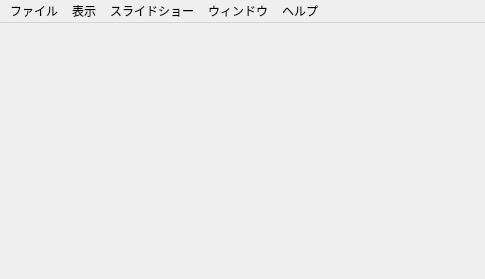
<?xml version="1.0" encoding="UTF-8"?>
<ui version="4.0">
 <class>MainWindow</class>
 <widget class="QMainWindow" name="MainWindow">
  <property name="geometry">
   <rect>
    <x>0</x>
    <y>0</y>
    <width>485</width>
    <height>279</height>
   </rect>
  </property>
  <property name="windowTitle">
   <string>MainWindow</string>
  </property>
  <widget class="QWidget" name="centralWidget">
   <property name="sizePolicy">
    <sizepolicy hsizetype="Expanding" vsizetype="Expanding">
     <horstretch>0</horstretch>
     <verstretch>0</verstretch>
    </sizepolicy>
   </property>
   <layout class="QGridLayout" name="gridLayout_2">
    <property name="leftMargin">
     <number>0</number>
    </property>
    <property name="topMargin">
     <number>0</number>
    </property>
    <property name="rightMargin">
     <number>0</number>
    </property>
    <property name="bottomMargin">
     <number>0</number>
    </property>
   </layout>
  </widget>
  <widget class="QMenuBar" name="menuBar">
   <property name="geometry">
    <rect>
     <x>0</x>
     <y>0</y>
     <width>485</width>
     <height>22</height>
    </rect>
   </property>
   <widget class="QMenu" name="menu_File">
    <property name="title">
     <string>ファイル</string>
    </property>
    <addaction name="menu_File_Open"/>
    <addaction name="menu_File_FolderOpen"/>
    <addaction name="separator"/>
    <addaction name="menu_File_Settings"/>
   </widget>
   <widget class="QMenu" name="menu_View">
    <property name="title">
     <string>表示</string>
    </property>
    <addaction name="menu_View_FullSize"/>
    <addaction name="menu_View_FitWindow"/>
    <addaction name="menu_View_FitImage"/>
    <addaction name="menu_View_SetScale"/>
    <addaction name="separator"/>
    <addaction name="menu_View_FullScreen"/>
    <addaction name="separator"/>
    <addaction name="menu_View_Filter"/>
   </widget>
   <widget class="QMenu" name="menu_Help">
    <property name="title">
     <string>ヘルプ</string>
    </property>
    <addaction name="menu_Help_Version"/>
   </widget>
   <widget class="QMenu" name="menu_Slideshow">
    <property name="title">
     <string>スライドショー</string>
    </property>
    <addaction name="menu_Slideshow_Slideshow"/>
   </widget>
   <widget class="QMenu" name="menu_Window">
    <property name="title">
     <string>ウィンドウ</string>
    </property>
    <addaction name="menu_Window_Hide"/>
    <addaction name="separator"/>
    <addaction name="menu_Window_PlayList"/>
    <addaction name="menu_Window_Histgram"/>
    <addaction name="menu_Window_ToneCurve"/>
   </widget>
   <addaction name="menu_File"/>
   <addaction name="menu_View"/>
   <addaction name="menu_Slideshow"/>
   <addaction name="menu_Window"/>
   <addaction name="menu_Help"/>
  </widget>
  <action name="menu_File_Open">
   <property name="text">
    <string>ファイルを開く</string>
   </property>
   <property name="shortcut">
    <string>Ctrl+O</string>
   </property>
  </action>
  <action name="menu_View_FullSize">
   <property name="checkable">
    <bool>true</bool>
   </property>
   <property name="checked">
    <bool>false</bool>
   </property>
   <property name="text">
    <string>原寸大で表示する</string>
   </property>
  </action>
  <action name="menu_View_FitWindow">
   <property name="checkable">
    <bool>true</bool>
   </property>
   <property name="text">
    <string>ウィンドウに合わせて表示する</string>
   </property>
  </action>
  <action name="menu_Help_Version">
   <property name="text">
    <string>バージョン</string>
   </property>
  </action>
  <action name="menu_File_FolderOpen">
   <property name="text">
    <string>フォルダを開く</string>
   </property>
   <property name="shortcut">
    <string>Ctrl+D</string>
   </property>
  </action>
  <action name="menu_View_SetScale">
   <property name="checkable">
    <bool>true</bool>
   </property>
   <property name="text">
    <string>倍率を指定して表示する</string>
   </property>
  </action>
  <action name="menu_View_FullScreen">
   <property name="checkable">
    <bool>true</bool>
   </property>
   <property name="text">
    <string>フルスクリーン</string>
   </property>
   <property name="shortcut">
    <string>Ctrl+F</string>
   </property>
  </action>
  <action name="menu_Slideshow_Slideshow">
   <property name="checkable">
    <bool>true</bool>
   </property>
   <property name="text">
    <string>スライドショー</string>
   </property>
  </action>
  <action name="menu_View_FitImage">
   <property name="checkable">
    <bool>true</bool>
   </property>
   <property name="text">
    <string>画像に合わせて表示する</string>
   </property>
  </action>
  <action name="menu_File_Settings">
   <property name="text">
    <string>設定画面を開く</string>
   </property>
  </action>
  <action name="menu_View_Filter">
   <property name="text">
    <string>フィルター</string>
   </property>
  </action>
  <action name="menu_Window_Histgram">
   <property name="text">
    <string>ヒストグラム</string>
   </property>
  </action>
  <action name="menu_Window_ToneCurve">
   <property name="text">
    <string>トーンカーブ</string>
   </property>
  </action>
  <action name="menu_Window_PlayList">
   <property name="checkable">
    <bool>true</bool>
   </property>
   <property name="text">
    <string>プレイリスト</string>
   </property>
  </action>
  <action name="menu_Window_Hide">
   <property name="text">
    <string>最小化</string>
   </property>
   <property name="shortcut">
    <string>Ctrl+M</string>
   </property>
  </action>
 </widget>
 <layoutdefault spacing="6" margin="11"/>
 <resources/>
 <connections/>
</ui>
